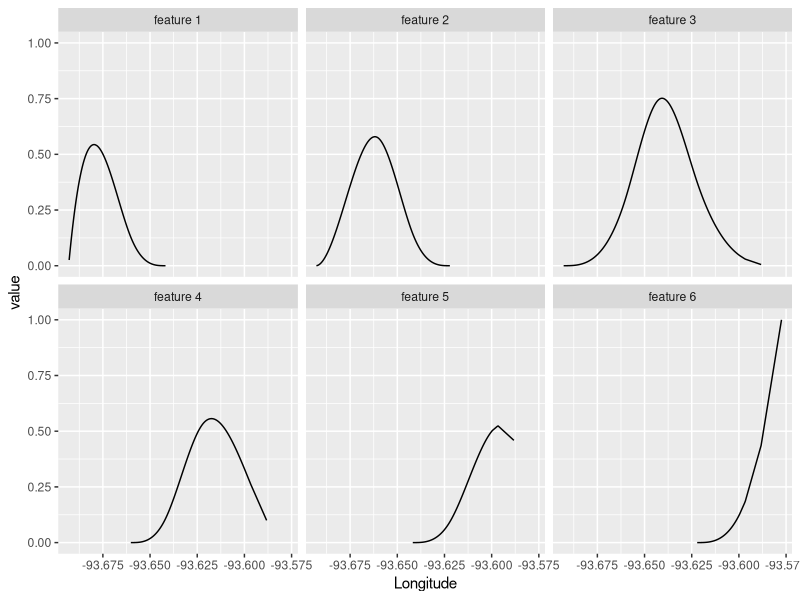

Source code (R):
# r2py crawler metadata
# package: recipes
# source_type: rd_example
# topic: step_spline_b.Rd
# source_file: C:\Users\bened\AppData\Local\R\win-library\4.5\recipes\help
# lines: 24

suppressPackageStartupMessages(library(recipes))
if (rlang::is_installed(c("modeldata", "ggplot2"))) (if (getRversion() >= "3.4") withAutoprint else force)({ # examplesIf
library(tidyr)
library(dplyr)

library(ggplot2)
data(ames, package = "modeldata")

spline_rec <- recipe(Sale_Price ~ Longitude, data = ames) |>
  step_spline_b(Longitude, deg_free = 6, keep_original_cols = TRUE) |>
  prep()

tidy(spline_rec, number = 1)

# Show where each feature is active
spline_rec |>
  bake(new_data =  NULL,-Sale_Price) |>
  pivot_longer(c(starts_with("Longitude_")), names_to = "feature", values_to = "value") |>
  mutate(feature = gsub("Longitude_", "feature ", feature)) |>
  filter(value > 0) |>
  ggplot(aes(x = Longitude, y = value)) +
  geom_line() +
  facet_wrap(~ feature)
}) # examplesIf
